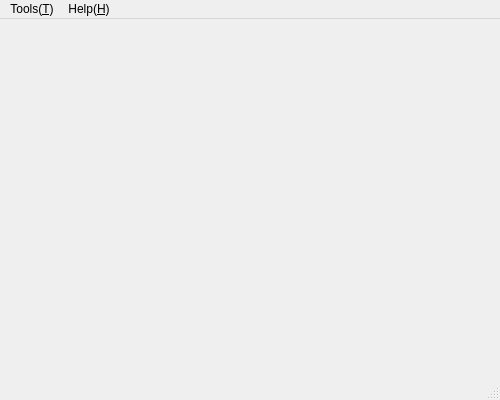
<?xml version="1.0" encoding="UTF-8"?>
<ui version="4.0">
 <class>CMainWindow</class>
 <widget class="QMainWindow" name="CMainWindow">
  <property name="geometry">
   <rect>
    <x>0</x>
    <y>0</y>
    <width>500</width>
    <height>400</height>
   </rect>
  </property>
  <property name="windowTitle">
   <string>Calendar</string>
  </property>
  <property name="windowIcon">
   <iconset theme="calendar">
    <normaloff>.</normaloff>.</iconset>
  </property>
  <widget class="QWidget" name="centralwidget">
   <layout class="QGridLayout" name="gridLayout"/>
  </widget>
  <widget class="QMenuBar" name="menubar">
   <property name="geometry">
    <rect>
     <x>0</x>
     <y>0</y>
     <width>500</width>
     <height>27</height>
    </rect>
   </property>
   <widget class="QMenu" name="menuHelp_H">
    <property name="title">
     <string>Help(&amp;H)</string>
    </property>
    <addaction name="actionAbout_A"/>
    <addaction name="actionUpdate_U"/>
   </widget>
   <widget class="QMenu" name="menuTools">
    <property name="title">
     <string>Tools(&amp;T)</string>
    </property>
    <addaction name="separator"/>
    <addaction name="actionOption_O"/>
    <addaction name="actionExit_E"/>
   </widget>
   <addaction name="menuTools"/>
   <addaction name="menuHelp_H"/>
  </widget>
  <widget class="QStatusBar" name="statusbar"/>
  <action name="actionAbout_A">
   <property name="icon">
    <iconset theme="calendar">
     <normaloff>.</normaloff>.</iconset>
   </property>
   <property name="text">
    <string>About(&amp;A)</string>
   </property>
   <property name="toolTip">
    <string>About</string>
   </property>
   <property name="statusTip">
    <string>About</string>
   </property>
   <property name="whatsThis">
    <string>About</string>
   </property>
  </action>
  <action name="actionExit_E">
   <property name="icon">
    <iconset theme="window-close">
     <normaloff>.</normaloff>.</iconset>
   </property>
   <property name="text">
    <string>Exit(&amp;E)</string>
   </property>
  </action>
  <action name="actionOption_O">
   <property name="icon">
    <iconset theme="system-settings">
     <normaloff>.</normaloff>.</iconset>
   </property>
   <property name="text">
    <string>Option(&amp;O)</string>
   </property>
   <property name="toolTip">
    <string>Option</string>
   </property>
   <property name="statusTip">
    <string>Option</string>
   </property>
   <property name="whatsThis">
    <string>Option</string>
   </property>
  </action>
  <action name="actionUpdate_U">
   <property name="icon">
    <iconset theme="system-software-update">
     <normaloff>.</normaloff>.</iconset>
   </property>
   <property name="text">
    <string>Update(&amp;U)</string>
   </property>
  </action>
  <action name="actionStyle">
   <property name="icon">
    <iconset theme="style">
     <normaloff>.</normaloff>.</iconset>
   </property>
   <property name="text">
    <string>Style</string>
   </property>
  </action>
 </widget>
 <resources/>
 <connections/>
</ui>
